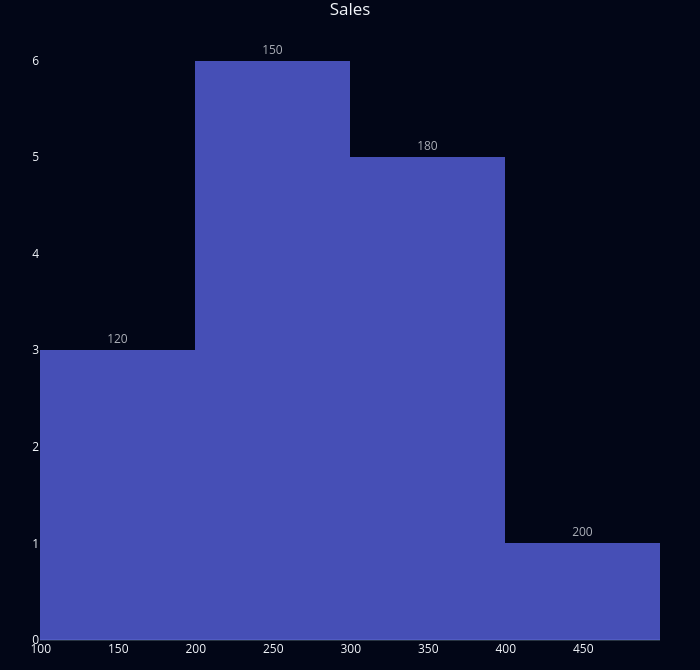

The notebook cell this image was saved under:
### Code cell
df4 = pd.DataFrame({
    "Sales": [120, 150, 180, 200, 210, 220, 250, 270,
              280, 300, 310, 330, 350, 380, 400]
})

fig = go.Figure()

fig.add_trace(
    go.Histogram(
        x=df4["Sales"],
        name="Sales"
    )
)

fig.update_layout(
    title="Sales",
    width=700,
    height=670,
    margin=dict(
        l=40,
        r=40,
        t=30,
        b=30
    ),
    template="plotly_dark",
    plot_bgcolor="#020617",
    paper_bgcolor="#020617",
    title_x=0.5,
    xaxis=dict(showgrid=False),
    yaxis=dict(showgrid=False)
    
)

fig.update_traces(
    opacity=0.7,
    text=df4["Sales"],
    textposition="outside"
    
)

fig.show()

### Figure 1 — Plotly figure (JSON) as saved in the notebook; plotly's stock layout.template omitted (floating-point values rounded to 4 significant figures)
{"data": [{"name": "Sales", "opacity": 0.7, "text": [120.0, 150.0, 180.0, 200.0, 210.0, 220.0, 250.0, 270.0, 280.0, 300.0, 310.0, 330.0, 350.0, 380.0, 400.0], "textposition": "outside", "type": "histogram", "x": [120, 150, 180, 200, 210, 220, 250, 270, 280, 300, 310, 330, 350, 380, 400]}], "layout": {"height": 670, "margin": {"b": 30, "l": 40, "r": 40, "t": 30}, "paper_bgcolor": "#020617", "plot_bgcolor": "#020617", "title": {"text": "Sales", "x": 0.5}, "width": 700, "xaxis": {"showgrid": false}, "yaxis": {"showgrid": false}}}
